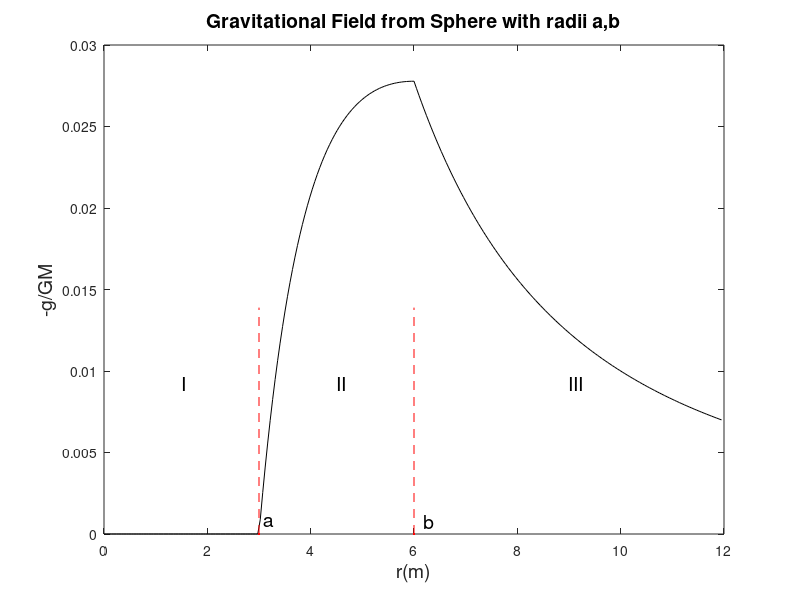

Write MATLAB code to recreate this figure.
%gauss_sphere.m - plots the gravitational field for a sphere of mass M and 
%inner radius a and outer radius b.
clear;
a=3; b=6; N=250; %a, b in meters, and points to plot
rmin=0; rmax=2*b; dr=(rmax-rmin)/N; %ranges
for i=1:N
    r(i)=rmin+(i-1)*dr; g(i)=0;
    if r(i)>=a & r(i)<b g(i)=(r(i)-a)/(b-a)/r(i)^2;
    else if r(i)>=b g(i)=1/r(i)^2;
        end
    end
end
[c,j]=max(g);%get maximum of g and its index
plot(r,g,'k',a,0,'r.',b,0,'r.')
text(a*(1+0.03),0.0008,'a','FontSize',14)
text(b*(1+0.03),0.0008,'b','FontSize',14)
line([a,a],[0,c/2],'Color','r','LineStyle','--')
line([b,b],[0,c/2],'Color','r','LineStyle','--')
text(a/2,c/3,'I','FontSize',14)
text((a+b)/2,c/3,'II','FontSize',14)
text(b+(rmax-b)/2,c/3,'III','FontSize',14)
xlabel('r(m)','FontSize',14);ylabel('-g/GM','FontSize',14);
title('Gravitational Field from Sphere with radii a,b','FontSize',14)
